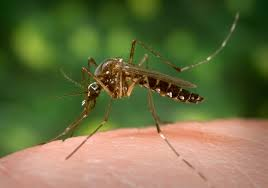
#> input picture Intro to OpenCV/m13.jpg, 268 x 188 px
$ python thresholding.py
#> lines starting #> are read from the running program, lines starting #| are printed output that depends on the picture; after the words box and inside, x2 and y2 are one past the last pixel; in counts of white or black regions, pixels touching at a corner belong together
import cv2
import numpy as numpy

img = cv2.imread('m13.jpg',0)
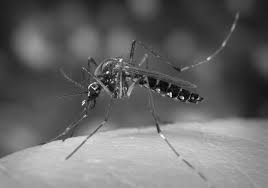
#> img: shape (188, 268); min 0, max 255, mean 105.2

threshold_value = 150
[T_value,binary_threshold] = cv2.threshold(img,threshold_value,255,cv2.THRESH_BINARY)
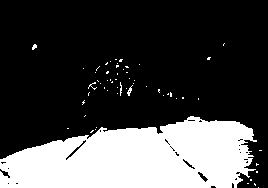
#> binary_threshold: shape (188, 268); 27.4% white; 58 white regions (54 under 20 px), largest, box (x1, y1, x2, y2) and area: (0, 116, 257, 188) 13582, (127, 85, 133, 96) 26, (32, 44, 37, 50) 20, (88, 82, 97, 90) 20
#> T_value = 150


cv2.imshow('img',binary_threshold)

cv2.waitKey(0)
cv2.destroyAllWindows()

$ run again, with Intro to OpenCV/m5.jpg copied over Intro to OpenCV/m13.jpg
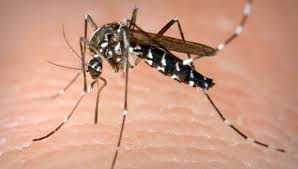
#> input picture Intro to OpenCV/m5.jpg, 298 x 169 px
#> `img = cv2.imread('m13.jpg',0)`:
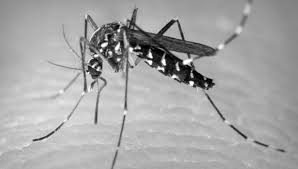
#> img: shape (169, 298); min 0, max 255, mean 166.5
#> `[T_value,binary_threshold] = cv2.threshold(img,threshold_value,255,cv2..`:
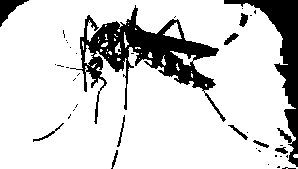
#> binary_threshold: shape (169, 298); 82.4% white; 39 black regions (28 under 20 px), largest, box (x1, y1, x2, y2) and area: (70, 5, 226, 124) 5099, (224, 0, 298, 167) 2818, (0, 0, 29, 27) 323
#> T_value = 150

$ run again, with Intro to OpenCV/road.jpg copied over Intro to OpenCV/m13.jpg
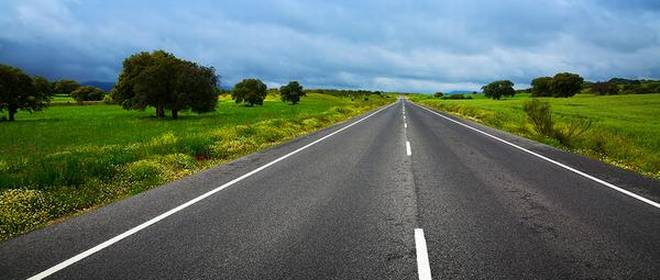
#> input picture Intro to OpenCV/road.jpg, 660 x 280 px
#> `img = cv2.imread('m13.jpg',0)`:
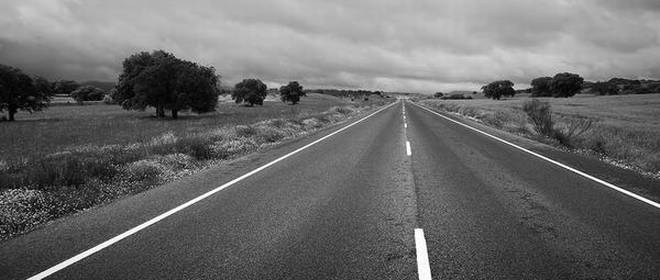
#> img: shape (280, 660); min 0, max 255, mean 105.8
#> `[T_value,binary_threshold] = cv2.threshold(img,threshold_value,255,cv2..`:
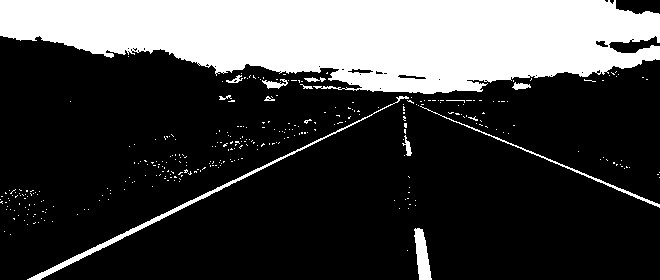
#> binary_threshold: shape (280, 660); 26.1% white; 333 white regions (320 under 20 px), largest, box (x1, y1, x2, y2) and area: (0, 0, 660, 94) 44463, (27, 96, 409, 280) 1447, (414, 228, 432, 280) 571
#> T_value = 150
